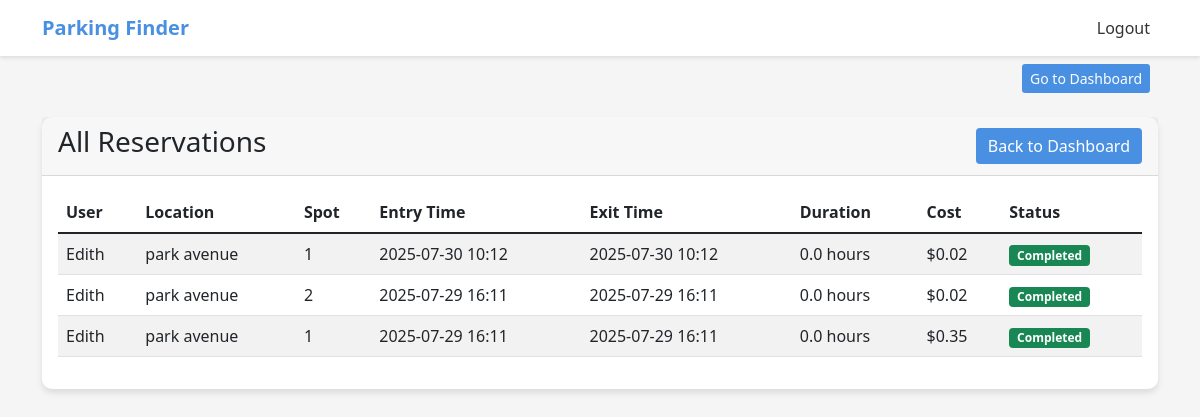
Screenshot of /admin/reservations (signed in) with the database file from the repository.
### app/models.py (models this page shows, shortened)
class Reservation(db.Model):
    __tablename__ = 'reservations'
    id = db.Column(db.Integer, primary_key=True)
    spot_id = db.Column(db.Integer, db.ForeignKey('parking_spots.id'), nullable=False)
    user_id = db.Column(db.Integer, db.ForeignKey('users.id'), nullable=False)
    parking_time = db.Column(db.DateTime, default=datetime.utcnow)
    leaving_time = db.Column(db.DateTime)
    cost_per_hour = db.Column(db.Float)
    def calculate_total_cost(self):
        if not self.leaving_time:
            return 0
        duration = (self.leaving_time - self.parking_time).total_seconds() / 3600  # hours
        return round(duration * self.cost_per_hour, 2)

class User(UserMixin, db.Model):
    __tablename__ = 'users'
    id = db.Column(db.Integer, primary_key=True)
    username = db.Column(db.String(64), unique=True, nullable=False)
    email = db.Column(db.String(120), unique=True, nullable=False)
    full_name = db.Column(db.String(120), nullable=False)
    password_hash = db.Column(db.String(128), nullable=False)
    created_at = db.Column(db.DateTime, default=datetime.utcnow)
    is_admin =  db.Column(db.Boolean, default=False)
    reservations = db.relationship('Reservation', backref='user', lazy=True, cascade="all, delete-orphan")

class ParkingLot(db.Model):
    __tablename__ = 'parking_lots'
    id = db.Column(db.Integer, primary_key=True)
    prime_location_name = db.Column(db.String(100), nullable=False)
    address = db.Column(db.String(200), nullable=False)
    pin_code = db.Column(db.String(6), nullable=False)
    price_per_hour = db.Column(db.Float, nullable=False)
    max_spots = db.Column(db.Integer, nullable=False)
    spots = db.relationship('ParkingSpot', backref='lot', lazy=True, cascade="all, delete-orphan")

class ParkingSpot(db.Model):
    __tablename__ = 'parking_spots'
    id = db.Column(db.Integer, primary_key=True)
    lot_id = db.Column(db.Integer, db.ForeignKey('parking_lots.id'), nullable=False)
    status = db.Column(db.String(1), default='A')  # A - Available, O - Occupied
    reservation = db.relationship('Reservation', backref='spot', uselist=False)

### app/routes.py (the view)
@admin.route('/reservations')
@admin_required
def view_all_reservations():
    from datetime import datetime
    reservations = Reservation.query.order_by(Reservation.parking_time.desc()).all()
    now = datetime.utcnow()
    return render_template('admin/reservations.html', reservations=reservations, now=now)

### app/__init__.py (called while the page is built)
@login_manager.user_loader
def load_user(user_id):
    from .models import User
    return User.query.get(int(user_id))

### app/templates/admin/reservations.html
{% extends 'base.html' %}
{% block content %}
<div class="container mt-4">
    <div class="card">
        <div class="card-header d-flex justify-content-between align-items-center">
            <h3>All Reservations</h3>
            <a href="{{ url_for('admin.admin_dashboard') }}" class="btn btn-primary">Back to Dashboard</a>
        </div>
        <div class="card-body">
            <div class="table-responsive">
                <table class="table table-striped">
                    <thead>
                        <tr>
                            <th>User</th>
                            <th>Location</th>
                            <th>Spot</th>
                            <th>Entry Time</th>
                            <th>Exit Time</th>
                            <th>Duration</th>
                            <th>Cost</th>
                            <th>Status</th>
                        </tr>
                    </thead>
                    <tbody>
                        {% for reservation in reservations %}
                        <tr>
                            <td>{{ reservation.user.full_name }}</td>
                            <td>{{ reservation.spot.lot.prime_location_name }}</td>
                            <td>{{ reservation.spot.id }}</td>
                            <td>{{ reservation.parking_time.strftime('%Y-%m-%d %H:%M') }}</td>
                            <td>
                                {% if reservation.leaving_time %}
                                    {{ reservation.leaving_time.strftime('%Y-%m-%d %H:%M') }}
                                {% else %}
                                    Active
                                {% endif %}
                            </td>
                            <td>
                                {% if reservation.leaving_time %}
                                    {{ ((reservation.leaving_time - reservation.parking_time).total_seconds() / 3600)|round(1) }} hours
                                {% else %}
                                    {{ ((now - reservation.parking_time).total_seconds() / 3600)|round(1) }} hours
                                {% endif %}
                            </td>
                            <td>
                                {% if reservation.leaving_time %}
                                    ${{ reservation.calculate_total_cost() }}
                                {% else %}
                                    In Progress
                                {% endif %}
                            </td>
                            <td>
                                <span class="badge {% if reservation.leaving_time %}bg-success{% else %}bg-primary{% endif %}">
                                    {% if reservation.leaving_time %}Completed{% else %}Active{% endif %}
                                </span>
                            </td>
                        </tr>
                        {% endfor %}
                    </tbody>
                </table>
            </div>
        </div>
    </div>
</div>
{% endblock %}

### app/templates/base.html (shortened to what this page needs)
<!DOCTYPE html>
<html lang="en">
<head>
    <link href="https://cdn.jsdelivr.net/npm/bootstrap@5.1.3/dist/css/bootstrap.min.css" rel="stylesheet">
</head>
<body>
    <nav class="navbar navbar-expand-lg navbar-dark">
        <div class="container">
            <a class="navbar-brand" >Parking Finder</a>
            <div class="collapse navbar-collapse" id="navbarNav">
                <ul class="navbar-nav ms-auto">
                    {% if current_user.is_authenticated %}
                        <li class="nav-item">
                            <a class="nav-link" href="{{ url_for('auth.logout') }}">Logout</a>
                        </li>
                    {% endif %}
                </ul>
            </div>
        </div>
    </nav>
    {% if current_user.is_authenticated %}
        <div class="container mt-2 d-flex justify-content-end">
            {% if current_user.is_admin and request.endpoint != 'admin.admin_dashboard' %}
                <a href="{{ url_for('admin.admin_dashboard') }}" class="btn btn-primary btn-sm me-2">
                    Go to Dashboard
                </a>
            {% elif not current_user.is_admin and request.endpoint != 'user.user_dashboard' %}
                <a href="{{ url_for('user.user_dashboard') }}" class="btn btn-primary btn-sm me-2">
                    Go to Dashboard
                </a>
            {% endif %}
        </div>
    {% endif %}
    {% block content %}
    {% endblock %}
</body>
</html>

### app/templates/base.html (style rules this page uses)
:root { --primary-color: #4A90E2; --secondary-color: #F5F5F5; --accent-color: #34C759; }
body { background-color: var(--secondary-color); font-family: 'Segoe UI', sans-serif; }
.navbar { background-color: white; box-shadow: 0 2px 4px rgba(0,0,0,0.1); }
.navbar-brand { color: var(--primary-color) !important; font-weight: bold; }
.nav-link { color: #333 !important; }
.card { border-radius: 10px; border: none; box-shadow: 0 4px 6px rgba(0,0,0,0.1); }
.btn-primary { background-color: var(--primary-color); border: none; }

### rows the page displays
Reservation: user.full_name "Edith", spot.lot.prime_location_name "park avenue", spot.id "1", parking_time "2025-07-30 10:12", leaving_time "2025-07-30 10:12", leaving_time+parking_time "0.0", calculate_total_cost "0.02", shows "Completed"
Reservation: user.full_name "Edith", spot.lot.prime_location_name "park avenue", spot.id "2", parking_time "2025-07-29 16:11", leaving_time "2025-07-29 16:11", leaving_time+parking_time "0.0", calculate_total_cost "0.02", shows "Completed"
Reservation: user.full_name "Edith", spot.lot.prime_location_name "park avenue", spot.id "1", parking_time "2025-07-29 16:11", leaving_time "2025-07-29 16:11", leaving_time+parking_time "0.0", calculate_total_cost "0.35", shows "Completed"
